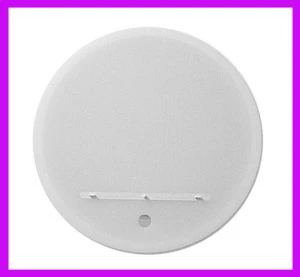
#> input picture cad/prodisctop2new.webp, 300 x 277 px
$ python -i dtect_peg_bar_orientation.py   (imports and definitions only)
#> lines starting #> are read from the running program, lines starting #| are printed output that depends on the picture; after the words box and inside, x2 and y2 are one past the last pixel; in counts of white or black regions, pixels touching at a corner belong together
# From Google Search AI.
import cv2
import numpy as np
import math

def detect_peg_bar_orientation(image_path):
    # 1. Load image and preprocess
#> called with image_path = '../cad/prodisctop2new.webp'
    img = cv2.imread(image_path)
#> img is the input picture: shape (277, 300, 3); mean B, G, R 229.9, 205.9, 225.8
    gray = cv2.cvtColor(img, cv2.COLOR_BGR2GRAY)
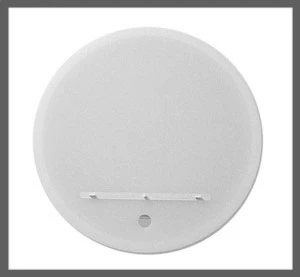
#> gray: shape (277, 300); min 87, max 255, mean 214.6
    blurred = cv2.GaussianBlur(gray, (5, 5), 0)

    # Threshold to get binary image (adjust if background is dark/light)
    _, thresh = cv2.threshold(blurred, 0, 255, cv2.THRESH_BINARY_INV + cv2.THRESH_OTSU)
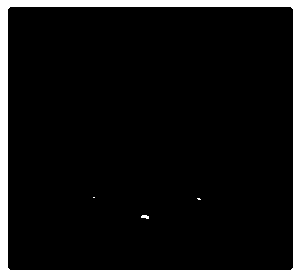
#> thresh: shape (277, 300); 9.9% white; 4 white regions (2 under 20 px), largest, box (x1, y1, x2, y2) and area: (0, 0, 300, 277) 8157, (141, 215, 149, 219) 24

    # 2. Find contours
    contours, _ = cv2.findContours(thresh, cv2.RETR_EXTERNAL, cv2.CHAIN_APPROX_SIMPLE)
#> contours = [[[0, 0], [0, 276], [299, 276], [299, 0]]]

    peg_centers = []

    for cnt in contours:
        # Filter out tiny noise and massive backgrounds
        area = cv2.contourArea(cnt)
        if 100 < area < 50000:
            # Get center of the contour
            M = cv2.moments(cnt)
            if M["m00"] != 0:
                cX = int(M["m10"] / M["m00"])
                cY = int(M["m01"] / M["m00"])
                peg_centers.append((cX, cY))
#> this loop made 1 pass
#> (cnt, area) on pass 1: ([[0, 0], [0, 276], [299, 276], [299, 0]], 82524)
#> after the loop, peg_centers = []

    # We need at least the 2 outer pegs to find the line
    if len(peg_centers) < 2:
        print("Could not find enough peg markers.")
        return None

    # Sort peg centers by X coordinate to easily find the leftmost and rightmost pegs
    peg_centers = sorted(peg_centers, key=lambda p: p[0])

    # Use the leftmost and rightmost detected pegs to calculate the baseline
    p1 = peg_centers[0]
    p2 = peg_centers[-1]

    # 3. Calculate rotation angle
    delta_x = p2[0] - p1[0]
    delta_y = p2[1] - p1[1]

    angle_rad = math.atan2(delta_y, delta_x)
    angle_deg = math.degrees(angle_rad)

    # Draw logic for visualization
    cv2.line(img, p1, p2, (0, 0, 255), 3)
    for center in peg_centers:
        cv2.circle(img, center, 7, (0, 255, 0), -1)

    print(f"Detected Peg Bar Rotation Angle: {angle_deg:.2f} degrees")

    return angle_deg, img

# Example usage:
# angle, processed_img = detect_peg_bar_orientation('peg_bar.jpg')

>>> result = detect_peg_bar_orientation('../cad/prodisctop2new.webp')

$ run again, on cad/acme_12f_disc-3.png
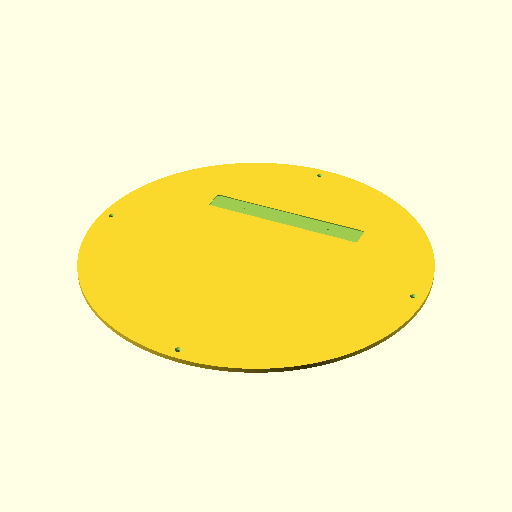
#> input picture cad/acme_12f_disc-3.png, 512 x 512 px
#> in detect_peg_bar_orientation, img is the input picture: shape (512, 512, 3); mean B, G, R 187.4, 245.5, 252.5
#> in detect_peg_bar_orientation, `gray = cv2.cvtColor(img, cv2.COLOR_BGR2GRAY)`:
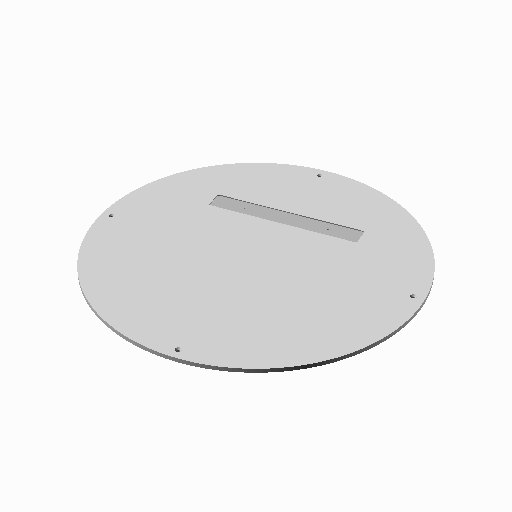
#> gray: shape (512, 512); min 41, max 252, mean 241
#> in detect_peg_bar_orientation, `_, thresh = cv2.threshold(blurred, 0, 255, cv2.THRESH_BINARY_INV + cv2..`:
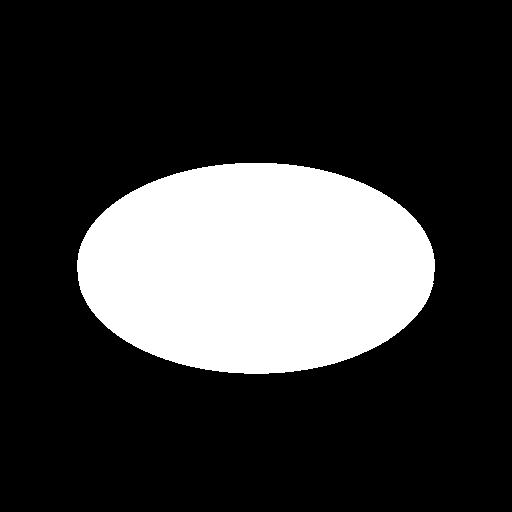
#> thresh: shape (512, 512); 22.7% white; 1 white region
#> contours = 1 contour; box (x1, y1, x2, y2) and area: (77, 163, 435, 374) 59191
#> the loop in detect_peg_bar_orientation, `for cnt in contours:` made 1 pass
#> area on pass 1: 59191
#> after the loop in detect_peg_bar_orientation, `for cnt in contours:`: peg_centers = []

$ run again, on cad/projector_mount_parametric_promethean.png
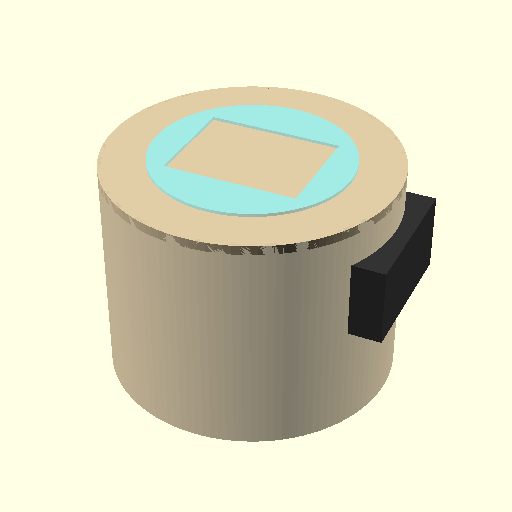
#> input picture cad/projector_mount_parametric_promethean.png, 512 x 512 px
#> in detect_peg_bar_orientation, img is the input picture: shape (512, 512, 3); mean B, G, R 196.2, 221.2, 222.2
#> in detect_peg_bar_orientation, `gray = cv2.cvtColor(img, cv2.COLOR_BGR2GRAY)`:
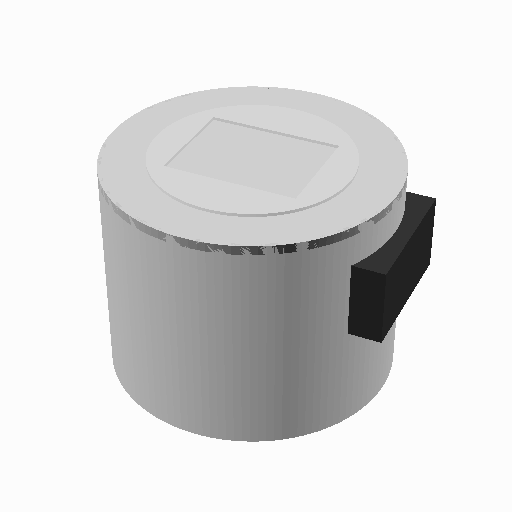
#> gray: shape (512, 512); min 29, max 252, mean 218.7
#> in detect_peg_bar_orientation, `_, thresh = cv2.threshold(blurred, 0, 255, cv2.THRESH_BINARY_INV + cv2..`:
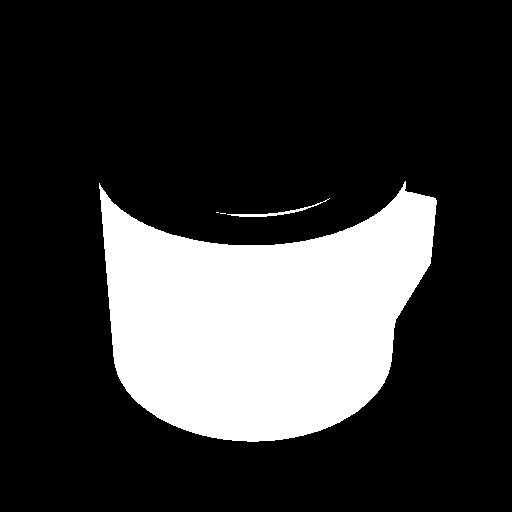
#> thresh: shape (512, 512); 22.3% white; 4 white regions (2 under 20 px)
#> contours = 4 contours, 2 with area under 20; largest, box (x1, y1, x2, y2) and area: (99, 181, 437, 442) 57658, (227, 198, 330, 217) 149
#> the loop in detect_peg_bar_orientation, `for cnt in contours:` made 4 passes
#> (area, cX, cY) on pass 3: (149, 272, 212)
#> after the loop in detect_peg_bar_orientation, `for cnt in contours:`: peg_centers = [(272, 212)]
